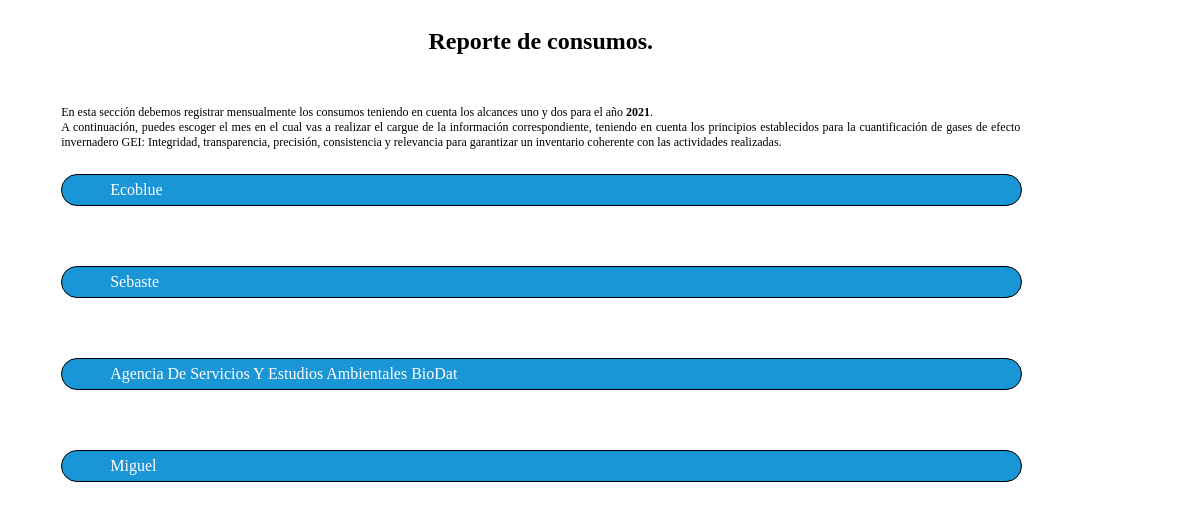
Page /Users/Admin/bean/Datos.php on the earlier database version.
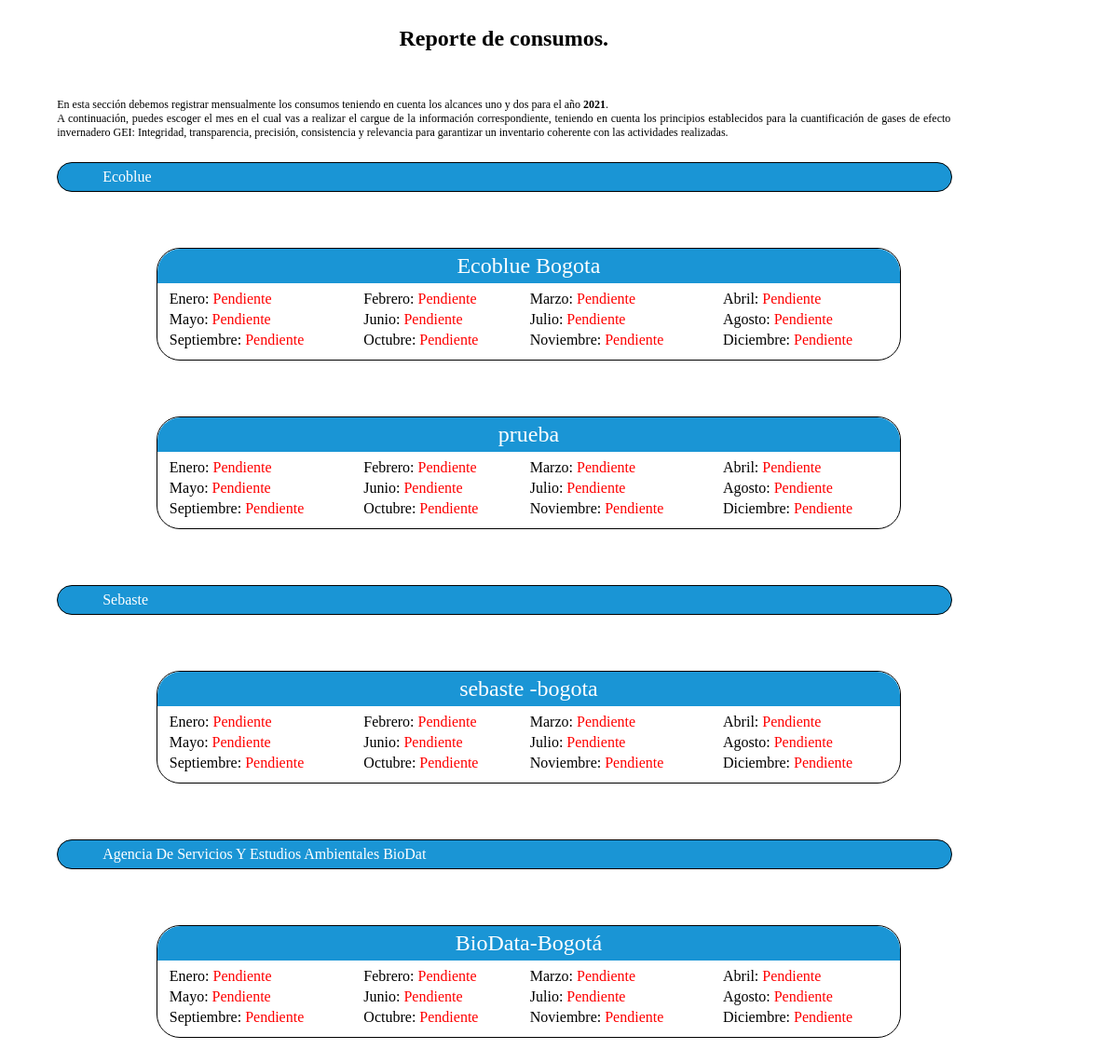
Same page on the later database version.
### tables this page shows
CREATE TABLE `empresa` (
  `Codigo` int(11) NOT NULL,
  `Nit` varchar(50) NOT NULL,
  `Nombre` varchar(50) NOT NULL,
  `Representante` varchar(60) NOT NULL,
  `telefono` varchar(50) NOT NULL,
  `correo` text NOT NULL,
  `CIIU` int(11) DEFAULT NULL,
  `Huella` varchar(25) DEFAULT NULL,
  `Hidrica` varchar(25) DEFAULT NULL
);

CREATE TABLE `sede` (
  `Codigo` int(11) NOT NULL,
  `Nombre` varchar(50) NOT NULL,
  `Ciudad` varchar(60) NOT NULL,
  `Direccion` text NOT NULL,
  `Telefono` varchar(50) NOT NULL,
  `Representante` varchar(70) NOT NULL,
  `Correo` text NOT NULL,
  `Empresa` int(11) NOT NULL,
  `Coordenadas` varchar(50) NOT NULL,
  `carbono` int(11) DEFAULT NULL,
  `hidrica` int(11) DEFAULT NULL,
  `Estado` int(11) NOT NULL
);

### src/consultas.php (called while the page is built, shortened)
<?php
require_once "Conexion.php";
  class consultas extends conexionBD{
     public function BuscarEmpresa(){
      $sql="SELECT * from Empresa";
      $resultado=$this->consultar($sql);
      return $resultado;
     }
     public function BuscarSedeEmpresa($cod){
      $sql="SELECT * from Sede where Estado = 0 and Empresa=".$cod.";";
      $resultado=$this->consultar($sql);
      return $resultado;
     }
  }
  ?>

### src/Conexion.php (called while the page is built, shortened)
<?php
  class conexionBD{
    var $host='localhost';
    var $username='root';
    var $password='';
    var $db='epiz_25607424_piac';
    public function consultar($sql){
      try {
        $this->conexion=mysqli_connect($this->host,$this->username,$this->password) or die("No se pudo conectar con el servidor");
        mysqli_select_db($this->conexion,$this->db) or die("No se pudo conectar con la base de datos");
        mysqli_set_charset($this->conexion,'UTF8');
          $resultado=mysqli_query($this->conexion,$sql);
          return($resultado);
      } catch (PDOException $e) {
        cabecera("Error grave",MENU_PRINCIPAL);
        echo " <p>Error: No se puede establecer coneccion con la Base de Datos.</p>\n\n";
        echo  " <p>Error: ".$e->getMessage()."</p>\n";
        die();
        exit();
      }
    }
  }
?>

### Users/Admin/bean/Datos.php (the view, shortened to what this page needs)
<?php
require_once '../../../src/consultas.php';
$consultas= new consultas();
?>
<!DOCTYPE html>
<html lang="en">
<head>
</head>
<body>
<div id="centro_huella">
		<center><h2 style="color:black;">Reporte de consumos.</h2></center><br>
		<p style="color: black; text-align:justify; font-size: 1.0vw; width: 90%; margin-left: 5%; margin-bottom:2vw;">En esta sección debemos registrar mensualmente los consumos teniendo en cuenta los alcances uno y dos para el año <b><?=date("Y")?></b>. <br>
		A continuación, puedes escoger el mes en el cual vas a realizar el cargue de la información correspondiente, teniendo en cuenta los principios establecidos para la cuantificación de gases de efecto invernadero GEI:
		Integridad, transparencia, precisión, consistencia y relevancia para garantizar un inventario coherente con las actividades realizadas.</p>
			<?php
            $R=$consultas->BuscarEmpresa();
            while($fila=mysqli_fetch_assoc($R))
            {
				$s=$fila['Codigo'];
			 	?>
                <div class="BT_Empresa" id="BT_Empresa_<?=$fila['Codigo']?>">
					<span><?=$fila['Nombre'];?></span>
				</div>
				<div id="div_empresa_<?=$s?>"  class="div_empresa_">
                	<?php
					$resp_sedes=$consultas->BuscarSedeEmpresa($s);
					while($fi=mysqli_fetch_assoc($resp_sedes))
					{
						$meses= array();
						for ($i=1; $i <=12 ; $i++) {
							$bandera=false;
							if (!$bandera) {
									$meses[]= '<span>'.'Pendiente'.'</span>';
							}
						}
			 			?>
						<div style="border:black solid 1px; margin-top:5vw; margin-left:15%; margin-right:10%; "  class="div_empresa">
						<div class="empresa_titulo">
							<span class=titulo><?=$fi['Nombre'];?></span>
						</div>
                			<table width="100%" style="">
								<tr>
									<td>Enero: <?=$meses[0];?> </td>
									<td>Febrero: <?=$meses[1];?></td>
									<td>Marzo: <?=$meses[2];?></td>
									<td>Abril: <?=$meses[3];?></td>
								</tr>
								<tr>
									<td>Mayo: <?=$meses[4];?></td>
									<td>Junio: <?=$meses[5];?></td>
									<td>Julio: <?=$meses[6];?></td>
									<td>Agosto: <?=$meses[7];?></td>
								</tr>
								<tr>
									<td>Septiembre: <?=$meses[8];?></td>
									<td>Octubre: <?=$meses[9];?></td>
									<td>Noviembre: <?=$meses[10];?></td>
									<td>Diciembre: <?=$meses[11];?></td>
								</tr>
							</table>
        				</div>
						<?php
					}
					?>
				</div>
        		<?php
            }
       	 	?>
	</div>
</body>
</html>

Differences in the rows shown:
no longer on this page (row unchanged): empresa: Nombre "Miguel"
changed empresa "Ecoblue": gains sede (Nombre "Ecoblue Bogota"); gains sede (Nombre "prueba")
changed empresa "Sebaste": gains sede (Nombre "sebaste -bogota")
changed empresa "Agencia De Servicios Y Estudios Ambientales BioDat": gains sede (Nombre "BioData-Bogotá")
